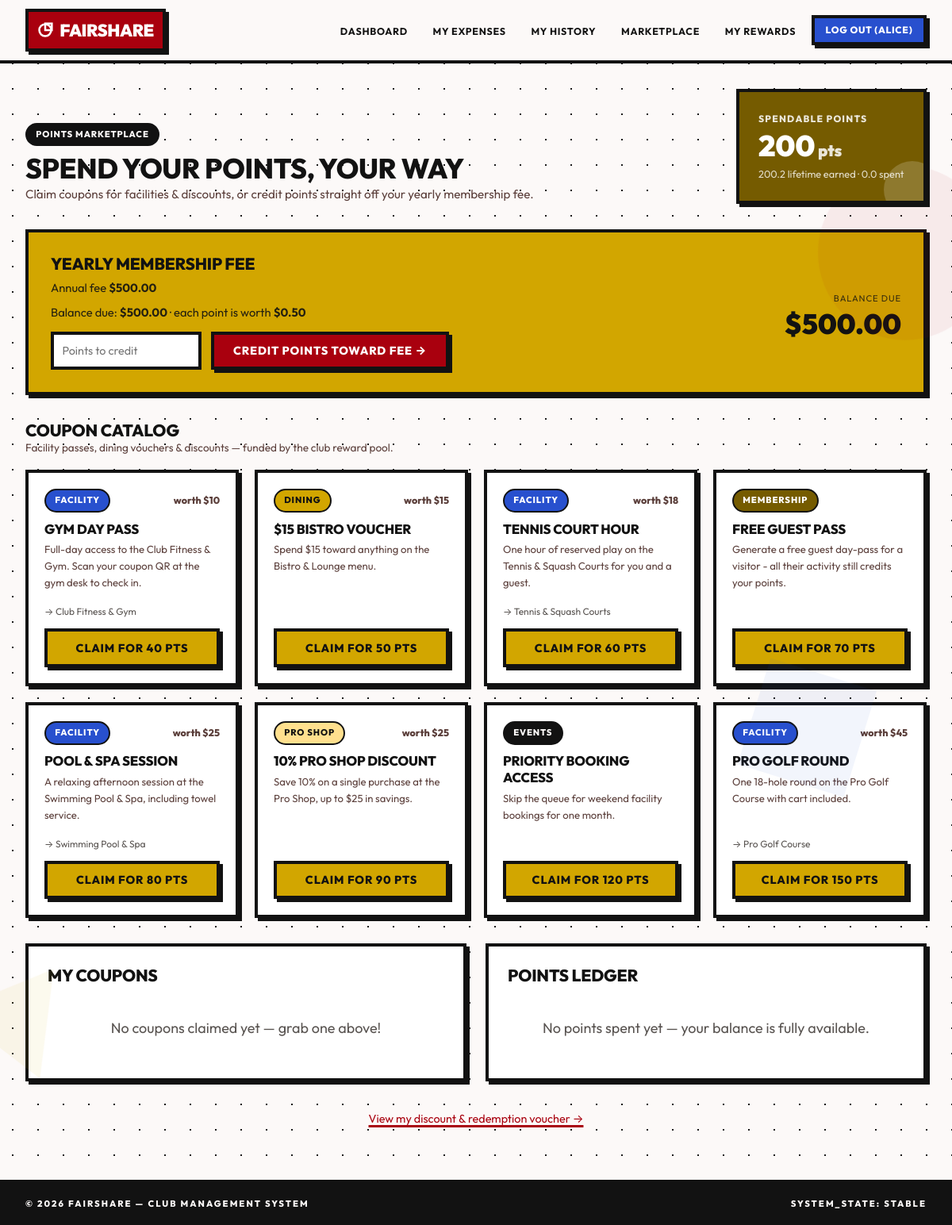
The app's page /member/marketplace (signed in) with its own data.
### tables this page shows
CREATE TABLE users (
            id INTEGER PRIMARY KEY AUTOINCREMENT,
            username TEXT UNIQUE NOT NULL,
            password_hash TEXT NOT NULL,
            role TEXT NOT NULL CHECK(role IN ('member', 'admin')),
            created_at TIMESTAMP DEFAULT CURRENT_TIMESTAMP
        );

CREATE TABLE members (
            id INTEGER PRIMARY KEY AUTOINCREMENT,
            user_id INTEGER UNIQUE NOT NULL,
            full_name TEXT NOT NULL,
            membership_type TEXT NOT NULL DEFAULT 'Member',
            email TEXT NOT NULL,
            phone TEXT,
            member_code TEXT UNIQUE NOT NULL,
            yearly_fee REAL NOT NULL DEFAULT 500.00,
            join_date TIMESTAMP DEFAULT CURRENT_TIMESTAMP, fee_points_applied REAL NOT NULL DEFAULT 0.0, fee_paid INTEGER NOT NULL DEFAULT 0,
            FOREIGN KEY (user_id) REFERENCES users (id) ON DELETE CASCADE
        );

CREATE TABLE reward_settings (
            id INTEGER PRIMARY KEY AUTOINCREMENT,
            visit_weight REAL NOT NULL DEFAULT 10.0,
            spending_weight REAL NOT NULL DEFAULT 0.5,
            referral_weight REAL NOT NULL DEFAULT 50.0,
            facility_weight REAL NOT NULL DEFAULT 0.2,
            loyalty_weight REAL NOT NULL DEFAULT 5.0,
            premium_multiplier REAL NOT NULL DEFAULT 1.15,
            vip_multiplier REAL NOT NULL DEFAULT 1.30,
            profit_sharing_pool REAL NOT NULL DEFAULT 10000.00,
            updated_at TIMESTAMP DEFAULT CURRENT_TIMESTAMP
        , points_value_dollars REAL NOT NULL DEFAULT 0.50);

CREATE TABLE coupons (
            id INTEGER PRIMARY KEY AUTOINCREMENT,
            name TEXT NOT NULL,
            description TEXT NOT NULL,
            category TEXT NOT NULL DEFAULT 'Facility',
            cost_points REAL NOT NULL DEFAULT 0.0,
            value_amount REAL NOT NULL DEFAULT 0.0,
            facility_name TEXT,
            active INTEGER NOT NULL DEFAULT 1,
            created_at TIMESTAMP DEFAULT CURRENT_TIMESTAMP
        );

### main.py (the view)
@app.route('/member/marketplace', methods=['GET'])
@login_required
def member_marketplace():
    conn = get_db()
    cursor = conn.cursor()
    cursor.execute("SELECT * FROM members WHERE user_id = ?", (session['user_id'],))
    member = cursor.fetchone()
    conn.close()
    if not member:
        flash('Member profile not found.', 'danger')
        return redirect(url_for('index'))
    rewards = EngagementEngine.view_member_rewards(member['id'])
    coupons = MarketplaceManager.get_active_coupons()
    my_coupons = MarketplaceManager.get_member_coupons(member['id'])
    transactions = MarketplaceManager.get_point_transactions(member['id'])
    fee = MarketplaceManager.get_member_fee(member['id'])
    return render_template('member/marketplace.html', member=member, rewards=rewards,
                           coupons=coupons, my_coupons=my_coupons,
                           transactions=transactions, fee=fee)

### database.py (called while the page is built)
def get_db():
    db_path = Config.DATABASE
    os.makedirs(os.path.dirname(db_path), exist_ok=True)
    conn = sqlite3.connect(db_path)
    conn.row_factory = sqlite3.Row
    conn.execute("PRAGMA foreign_keys = ON;")
    return conn

### main.py (called while the page is built)
@app.after_request
def add_header(response):
    if app.debug:
        response.headers['Cache-Control'] = 'no-cache, no-store, must-revalidate'
    else:
        response.headers['Cache-Control'] = 'public, max-age=3600'
    return response

def login_required(f):
    @functools.wraps(f)
    def decorated_function(*args, **kwargs):
        if 'user_id' not in session:
            flash('Please log in to access this page.', 'warning')
            return redirect(url_for('login'))
        return f(*args, **kwargs)
    return decorated_function

@app.context_processor
def inject_user():
    user = None
    member = None
    guest = None
    if 'user_id' in session:
        conn = get_db()
        cursor = conn.cursor()
        cursor.execute("SELECT id, username, role FROM users WHERE id = ?", (session['user_id'],))
        user = cursor.fetchone()
        if user and user['role'] == 'member':
            cursor.execute("SELECT * FROM members WHERE user_id = ?", (user['id'],))
            member = cursor.fetchone()
        conn.close()
    if 'guest_id' in session:
        conn = get_db()
        cursor = conn.cursor()
        cursor.execute("SELECT id, guest_name, guest_code FROM guest_ids WHERE id = ?", (session['guest_id'],))
        guest = cursor.fetchone()
        conn.close()
    return dict(current_user=user, current_member=member, current_guest=guest)

### models.py (called while the page is built)
    @staticmethod
    def get_settings():
        conn = get_db()
        cursor = conn.cursor()
        cursor.execute("SELECT * FROM reward_settings ORDER BY id DESC LIMIT 1")
        settings = cursor.fetchone()
        conn.close()
        return settings

    @staticmethod
    def normalize_tier(membership_type):
        if not membership_type:
            return 'Member'
        lowered = membership_type.strip().lower()
        if lowered == 'premium':
            return 'Premium'
        if lowered == 'vip':
            return 'VIP'
        return 'Member'

    @staticmethod
    def tier_multiplier(membership_type, settings):
        tier = EngagementEngine.normalize_tier(membership_type)
        config = EngagementEngine.TIER_KEYS[tier]
        if isinstance(config, str):
            return settings[config]
        return config

### templates/member/marketplace.html (shortened to what this page needs)
{% extends "base.html" %}
{% block content %}
<div style="display: flex; justify-content: space-between; align-items: flex-end; margin-bottom: 2rem; flex-wrap: wrap; gap: 1rem;">
  <div>
    <span class="badge badge-black" style="margin-bottom: 0.5rem;">Points Marketplace</span>
    <h1 style="font-size: 2.2rem;">Spend your points, your way</h1>
    <p style="color: var(--text-muted); font-size: 0.95rem;">
      Claim coupons for facilities &amp; discounts, or credit points straight off your yearly membership fee.
    </p>
  </div>
  <div class="card stat-card purple" style="min-width: 240px; margin: 0;">
    <span class="stat-label">Spendable Points</span>
    <span class="stat-value">{{ "%.0f"|format(rewards.points_balance) }}<span style="font-size: 0.55em; opacity: 0.85;"> pts</span></span>
    <span class="stat-desc">{{ "%.1f"|format(rewards.engagement_score) }} lifetime earned &middot; {{ "%.1f"|format(rewards.points_spent) }} spent</span>
  </div>
</div>
<div class="card {% if fee and fee.fee_paid %}card-emerald{% else %}card-yellow{% endif %}" style="padding: 1.75rem; margin-bottom: 2rem;">
  <div style="display: flex; justify-content: space-between; align-items: center; flex-wrap: wrap; gap: 1.25rem;">
    <div style="flex: 1; min-width: 260px;">
      <h3 style="font-size: 1.3rem; margin-bottom: 0.35rem;">Yearly Membership Fee</h3>
      {% if fee %}
        <p style="opacity: 0.9; font-size: 0.92rem; margin-bottom: 0.5rem;">
          Annual fee <strong>${{ "%.2f"|format(fee.yearly_fee) }}</strong>
        </p>
        {% if fee.fee_paid %}
          <span class="badge badge-emerald" style="font-size: 0.85rem;">Paid in full &mdash; thank you!</span>
        {% else %}
          <p style="opacity: 0.9; font-size: 0.92rem;">
            Balance due: <strong>${{ "%.2f"|format(fee.remaining) }}</strong>
            &middot; each point is worth <strong>${{ "%.2f"|format(fee.points_value_dollars) }}</strong>
          </p>
          <form action="{{ url_for('member_marketplace_fee') }}" method="POST" style="display: flex; gap: 0.75rem; flex-wrap: wrap; margin-top: 0.75rem;">
            <input type="number" name="points" min="1" step="1" class="form-control"
                   placeholder="Points to credit"
                   style="max-width: 190px; font-size: 0.9rem; padding: 0.65rem;"
                   {% if rewards.points_balance <= 0 %}disabled{% endif %} required>
            <button type="submit" class="btn btn-primary" {% if rewards.points_balance <= 0 %}disabled{% endif %}>
              Credit Points Toward Fee &rarr;
            </button>
          </form>
        {% endif %}
      {% else %}
        <p style="opacity: 0.9;">Fee details unavailable.</p>
      {% endif %}
    </div>
    {% if fee and not fee.fee_paid %}
      <div style="text-align: right; flex-shrink: 0;">
        <span style="font-size: 0.7rem; text-transform: uppercase; letter-spacing: 0.08em; opacity: 0.8;">Balance due</span>
        <div style="font-size: 2.2rem; font-weight: 900; line-height: 1.1;">${{ "%.2f"|format(fee.remaining) }}</div>
      </div>
    {% endif %}
  </div>
</div>
<div style="margin-bottom: 2rem;">
  <div style="display: flex; justify-content: space-between; align-items: center; margin-bottom: 1rem;">
    <div>
      <h3>Coupon Catalog</h3>
      <p style="color: var(--text-muted); font-size: 0.85rem;">Facility passes, dining vouchers &amp; discounts &mdash; funded by the club reward pool.</p>
    </div>
  </div>
  <div class="grid grid-cols-4" style="gap: 1.25rem;">
    {% for c in coupons %}
      {% set affordable = rewards.points_balance >= c.cost_points %}
      <div class="coupon-card card {% if not affordable %}coupon-locked{% endif %}" style="display: flex; flex-direction: column; padding: 1.25rem;">
        <div style="display: flex; justify-content: space-between; align-items: center; margin-bottom: 0.6rem;">
          <span class="badge
            {% if c.category == 'Facility' %}badge-blue
            {% elif c.category == 'Dining' %}badge-emerald
            {% elif c.category == 'Pro Shop' %}badge-amber
            {% elif c.category == 'Membership' %}badge-purple
            {% else %}badge-black{% endif %}">{{ c.category }}</span>
          {% if c.value_amount > 0 %}
            <span style="font-size: 0.78rem; font-weight: 800; color: var(--text-muted);">worth ${{ "%.0f"|format(c.value_amount) }}</span>
          {% endif %}
        </div>
        <h4 style="font-size: 1.05rem; margin-bottom: 0.35rem; line-height: 1.25;">{{ c.name }}</h4>
        <p style="color: var(--text-muted); font-size: 0.82rem; flex: 1; margin-bottom: 1rem;">{{ c.description }}</p>
        {% if c.facility_name %}<p style="font-size: 0.75rem; color: var(--text-dim); margin-bottom: 0.75rem;">&rarr; {{ c.facility_name }}</p>{% endif %}
        <form action="{{ url_for('member_marketplace_claim') }}" method="POST" style="margin-top: auto;">
          <button type="submit" class="btn {% if affordable %}btn-emerald{% else %}btn-secondary{% endif %}" style="width: 100%;" {% if not affordable %}disabled{% endif %}>
            {% if affordable %}Claim for {{ "%.0f"|format(c.cost_points) }} pts{% else %}Need {{ "%.0f"|format(c.cost_points) }} pts{% endif %}
          </button>
        </form>
      </div>
    {% else %}
      <p style="color: var(--text-dim); grid-column: span 4; text-align: center; padding: 2rem 0;">The marketplace is being stocked &mdash; check back soon.</p>
    {% endfor %}
  </div>
</div>
<div class="grid grid-cols-2" style="gap: 1.5rem; margin-bottom: 2rem;">
  <div class="card" style="grid-column: span 1;">
    <h3 style="margin-bottom: 1rem;">My Coupons</h3>
    {% if my_coupons %}
      <div style="display: grid; gap: 1rem;">
        {% for mc in my_coupons %}
          <div style="display: flex; align-items: center; gap: 1rem; background: var(--surface-dim); border: 3px solid var(--border-glass); padding: 0.9rem;">
            <div style="background: #fff; border: 3px solid var(--border-glass); padding: 0.35rem; flex-shrink: 0;">
              <div data-qr="{{ mc.coupon_code }}" data-qr-width="72"></div>
            </div>
            <div style="flex: 1; min-width: 0;">
              <p style="font-weight: 800; font-size: 0.95rem; white-space: nowrap; overflow: hidden; text-overflow: ellipsis;">{{ mc.name }}</p>
              <code style="font-size: 0.72rem; color: var(--ink);">{{ mc.coupon_code }}</code>
              <p style="font-size: 0.72rem; color: var(--text-muted); margin-top: 0.2rem;">
                {{ "%.0f"|format(mc.points_spent) }} pts &middot; {{ mc.claimed_at[:10] }}
                &middot; <span class="{% if mc.status == 'active' %}badge-emerald{% else %}badge-black{% endif %}" style="font-weight:800;">{{ mc.status|title }}</span>
              </p>
            </div>
          </div>
        {% endfor %}
      </div>
    {% else %}
      <p style="color: var(--text-dim); text-align: center; padding: 1.5rem 0;">No coupons claimed yet &mdash; grab one above!</p>
    {% endif %}
  </div>
  <div class="card" style="grid-column: span 1;">
    <h3 style="margin-bottom: 1rem;">Points Ledger</h3>
    {% if transactions %}
      <div style="display: grid; gap: 0.6rem; max-height: 320px; overflow-y: auto;">
        {% for t in transactions %}
          <div style="display: flex; justify-content: space-between; align-items: center; background: var(--surface-dim); border: 3px solid var(--border-glass); padding: 0.65rem 0.9rem;">
            <div style="min-width: 0;">
              <p style="font-weight: 700; font-size: 0.85rem; white-space: nowrap; overflow: hidden; text-overflow: ellipsis;">{{ t.reason }}</p>
              <p style="font-size: 0.7rem; color: var(--text-muted);">{{ t.created_at[:10] }} &middot; {{ t.created_at[11:16] }}</p>
            </div>
            <span style="font-weight: 900; font-size: 0.95rem; color: var(--primary); flex-shrink: 0;">&minus;{{ "%.0f"|format(-t.points_delta) }} pts</span>
          </div>
        {% endfor %}
      </div>
    {% else %}
      <p style="color: var(--text-dim); text-align: center; padding: 1.5rem 0;">No points spent yet &mdash; your balance is fully available.</p>
    {% endif %}
  </div>
</div>
<div style="text-align: center;">
  <a href="{{ url_for('member_rewards') }}" class="u-link" style="font-size: 0.9rem;">View my discount &amp; redemption voucher &rarr;</a>
</div>
{% endblock %}

### templates/base.html (shortened to what this page needs)
<!DOCTYPE html>
<html lang="en">
<head>
  <link rel="stylesheet" href="{{ url_for('static', filename='css/styles.css') }}?v=15">
</head>
<body>
  <nav class="navbar">
    <div class="navbar-container">
      <a href="{% if current_user %}{% if current_user.role == 'admin' %}{{ url_for('admin_dashboard') }}{% else %}{{ url_for('member_dashboard') }}{% endif %}{% else %}{{ url_for('index') }}{% endif %}" class="brand-logo">
        <svg width="20" height="20" viewBox="0 0 24 24" fill="none" stroke="currentColor" stroke-width="3" stroke-linecap="square">
          <circle cx="12" cy="12" r="9"></circle>
          <rect x="12" y="2" width="10" height="10"></rect>
        </svg>
        FairShare
      </a>
      <ul class="nav-links" id="nav-links">
        {% if current_user %}
          {% if current_user.role == 'admin' %}
            <li><a href="{{ url_for('admin_dashboard') }}" class="nav-link">Dashboard</a></li>
            <li><a href="{{ url_for('admin_members') }}" class="nav-link">Members</a></li>
            <li><a href="{{ url_for('admin_marketplace') }}" class="nav-link">Marketplace</a></li>
            <li><a href="{{ url_for('admin_activity') }}" class="nav-link">Activity</a></li>
          {% else %}
            <li><a href="{{ url_for('member_dashboard') }}" class="nav-link">Dashboard</a></li>
            <li><a href="{{ url_for('member_expenses') }}" class="nav-link">My Expenses</a></li>
            <li><a href="{{ url_for('member_activity') }}" class="nav-link">My History</a></li>
            <li><a href="{{ url_for('member_marketplace') }}" class="nav-link">Marketplace</a></li>
            <li><a href="{{ url_for('member_rewards') }}" class="nav-link">My Rewards</a></li>
          {% endif %}
          <li><a href="{{ url_for('logout') }}" class="btn btn-secondary btn-sm">Log Out ({{ current_user.username }})</a></li>
        {% else %}
          <li><a href="{{ url_for('login') }}" class="btn btn-primary btn-sm">Log In</a></li>
        {% endif %}
      </ul>
    </div>
  </nav>
  <main class="main-content">
    {% block content %}{% endblock %}
  </main>
  <footer>
    <span>&copy; 2026 FairShare — Club Management System</span>
    <span>SYSTEM_STATE: STABLE</span>
  </footer>
</body>
</html>

### records on screen
users: username "ALICE"
members: yearly_fee "500.00"
reward_settings: points_value_dollars "0.50"
coupons: category "FACILITY", value_amount "10", name "GYM DAY PASS", description "Full-day access to the Club Fitness & Gym. Scan your coupon QR at the gym desk to check in.", facility_name "Club Fitness & Gym", cost_points "40"
coupons: category "DINING", value_amount "15", name "$15 BISTRO VOUCHER", description "Spend $15 toward anything on the Bistro & Lounge menu.", cost_points "50"
coupons: category "FACILITY", value_amount "18", name "TENNIS COURT HOUR", description "One hour of reserved play on the Tennis & Squash Courts for you and a guest.", facility_name "Tennis & Squash Courts", cost_points "60"
coupons: category "MEMBERSHIP", name "FREE GUEST PASS", description "Generate a free guest day-pass for a visitor - all their activity still credits your points.", cost_points "70"
coupons: category "FACILITY", value_amount "25", name "POOL & SPA SESSION", description "A relaxing afternoon session at the Swimming Pool & Spa, including towel service.", facility_name "Swimming Pool & Spa", cost_points "80"
coupons: category "PRO SHOP", value_amount "25", name "10% PRO SHOP DISCOUNT", description "Save 10% on a single purchase at the Pro Shop, up to $25 in savings.", cost_points "90"
coupons: category "EVENTS", name "PRIORITY BOOKING ACCESS", description "Skip the queue for weekend facility bookings for one month.", cost_points "120"
coupons: category "FACILITY", value_amount "45", name "PRO GOLF ROUND", description "One 18-hole round on the Pro Golf Course with cart included.", facility_name "Pro Golf Course", cost_points "150"

### other values on screen
{{ "%.0f"|format(rewards.points_balance) }} "200"
{{ "%.1f"|format(rewards.engagement_score) }} "200.2"
{{ "%.1f"|format(rewards.points_spent) }} "0.0"
{{ "%.2f"|format(fee.remaining) }} "500.00"
